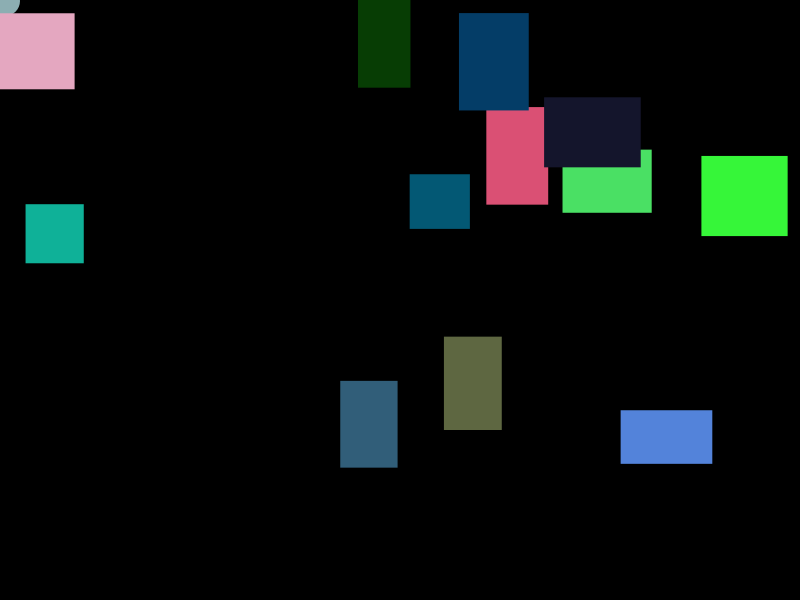
Frame 1 (no input)
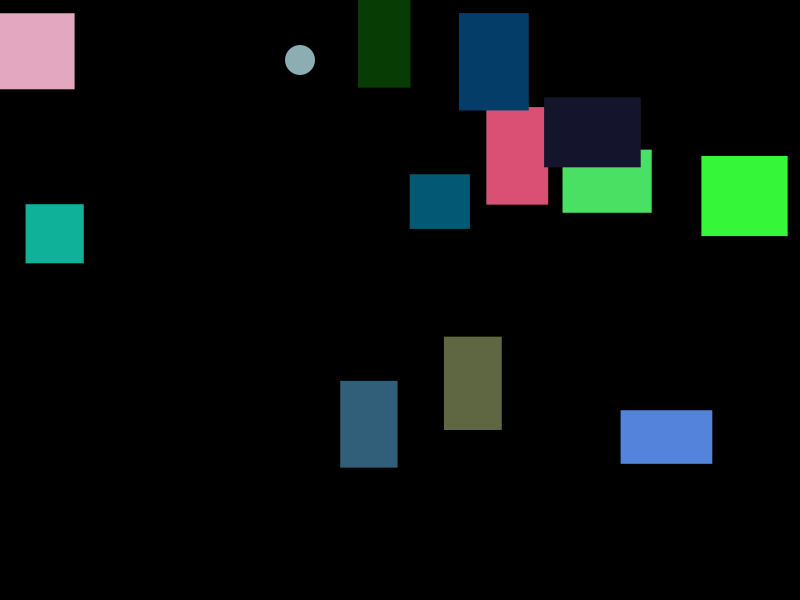
Frame 60 (the mouse pressed at the canvas centre just before this capture)
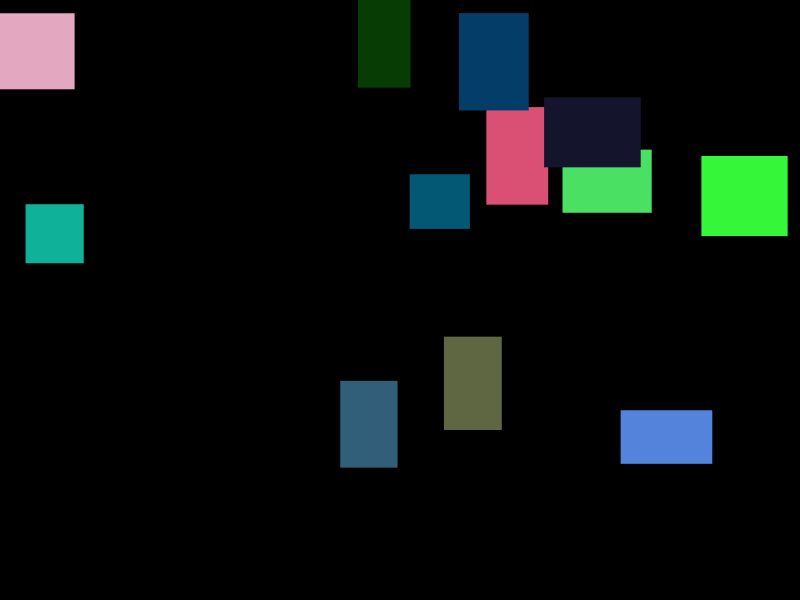
Frame 120 (the mouse held since frame 60 and released just before this capture)

The Processing sketch that drew these frames (run headless with seeded random() and noise(); from frame 60 on, the mouse is pressed at the canvas centre):

// Processing sketch: processing_179738
// ── processing_179738.pde

Ball b;
Rectangle r1,r2,r3,r4,r5,r6,r7,r8,r9,r10,r11,r12;


void setup()
{
  size(800,600);
  b = new Ball(0,0,5,1);
  r1 = new Rectangle();
  r2 = new Rectangle();
  r3 = new Rectangle();
  r4 = new Rectangle();
  r5 = new Rectangle();
  r6 = new Rectangle();
  r7 = new Rectangle();
  r8 = new Rectangle();
  r9 = new Rectangle();
  r10 = new Rectangle();
  r11= new Rectangle();
  r12= new Rectangle();
}

void draw()
{
  background(0);
  b.drawBall();
  r1.drawRectangle();
  r2.drawRectangle();
  r3.drawRectangle();
  r4.drawRectangle();
  r5.drawRectangle();
  r6.drawRectangle();
  r7.drawRectangle();
  r8.drawRectangle();
  r9.drawRectangle();
  r10.drawRectangle();
  r11.drawRectangle();
  r12.drawRectangle();
  
}

void keyPressed()
{
  if (keyCode == DOWN)
  {
    r1.movedown();
    r2.movedown();
    r3.movedown();
    r4.movedown();
    r5.movedown();
    r6.movedown();
    r7.movedown();
    r8.movedown();
    r9.movedown();
    r10.movedown();
    r11.movedown();
    r12.movedown();
  }
   if (keyCode == UP)
  {
    r1.moveup();
    r2.moveup();
    r3.moveup();
    r4.moveup();
    r5.moveup();
    r6.moveup();
    r7.moveup();
    r8.moveup();
    r9.moveup();
    r10.moveup();
    r11.moveup();
    r12.moveup();
  }
    if (keyCode == RIGHT)
  {
    r1.moveright();
    r2.moveright();
    r3.moveright();
    r4.moveright();
    r5.moveright();
    r6.moveright();
    r7.moveright();
    r8.moveright();
    r9.moveright();
    r10.moveright();
    r11.moveright();
    r12.moveright();
  }
   if (keyCode == LEFT)
  {
    r1.moveleft();
    r2.moveleft();
    r3.moveleft();
    r4.moveleft();
    r5.moveleft();
    r6.moveleft();
    r7.moveleft();
    r8.moveleft();
    r9.moveleft();
    r10.moveleft();
    r11.moveleft();
    r12.moveleft();
  }
}




  
class Rectangle
{
  float xpos;
  float ypos;
  float posx;
  float posy;
  float h;
  float w;
  color c;
  float d;
  
  Rectangle()
  {
    posx = random(width);
    posy = random(height);
    h = random(50,100);
    w = random(50)+50;   
    c = color(random(255),random(255),random(255));
    d = dist(xpos,ypos,posx,posy);
    if(d < 20)
    {
     c = color(255,0,0);
     }
    
 }
  void movedown()
  {
    posy = posy + 10;
    }
    void moveup()
  {
    posy = posy - 10;
    }
    void moveleft()
  {
    posx = posx - 10;
    }
    void moveright()
  {
    posx = posx + 10;
    }
    void drawRectangle()
  {
    rectMode(CENTER);
    fill(c);
    rect(posx,posy,w,h);
     if (posx > width)
    { 
      posx = width;
    }
    else if (posx < 0)
    {
      posx = 0;
    }
    if (posy > height)
    {
      posy = height;
    }
    else if (posy < 0)
    {
      posy = 0;
    }

    }
}
 
class Ball
{
  float xpos;
  float ypos;
  float xvel;
  float yvel;
  float s;
  float d;
  
  Ball(float x, float y, float xv, float yv)
  {
    xpos = x;
    ypos = y;
    xvel = xv;
    yvel = yv;
    s = 30;
  }
  
  void drawBall()
  {
    xpos += xvel;
    ypos += yvel;
    
    if ((xpos < 0) || (xpos > width))  xvel *= -1;
    if ((ypos < 0) || (ypos > height))  yvel *= -1;
    
    fill(#8CAEB2);
    noStroke();
    ellipse(xpos,ypos,s,s);
  }
}
